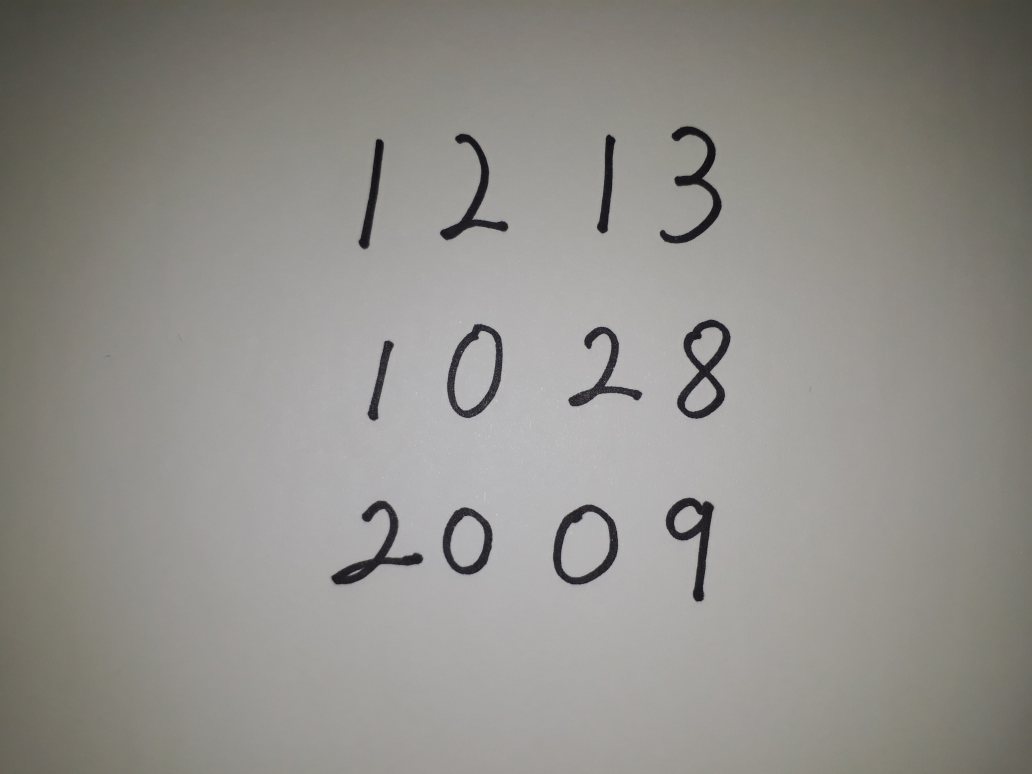
#> input picture practice/300.jpg, 4128 x 3096 px (shown at 1/4 size)
$ jupyter execute --allow-errors 'cnn-숫자연습.ipynb'   (shell and % lines are left out)
#> lines starting #> are read from the running program, lines starting #| are printed output that depends on the picture; after the words box and inside, x2 and y2 are one past the last pixel; in counts of white or black regions, pixels touching at a corner belong together
[cell 1]
import cv2
import numpy as np
import matplotlib.pyplot as plt

img=cv2.imread('./300.jpg')
#> img is the input picture: shape (3096, 4128, 3); mean B, G, R 138, 142.8, 144.7
plt.figure(figsize=(15,12))
plt.imshow(img);

[cell 2]
img_gray=cv2.cvtColor(img,cv2.COLOR_BGR2GRAY)
plt.figure(figsize=(15,12))
plt.imshow(img_gray);

[cell 3]
img_blur=cv2.GaussianBlur(img_gray,(5,5),0)
plt.figure(figsize=(15,12))
plt.imshow(img_blur);

[cell 4]
ret,img_th=cv2.threshold(img_blur,100,230,cv2.THRESH_BINARY_INV)
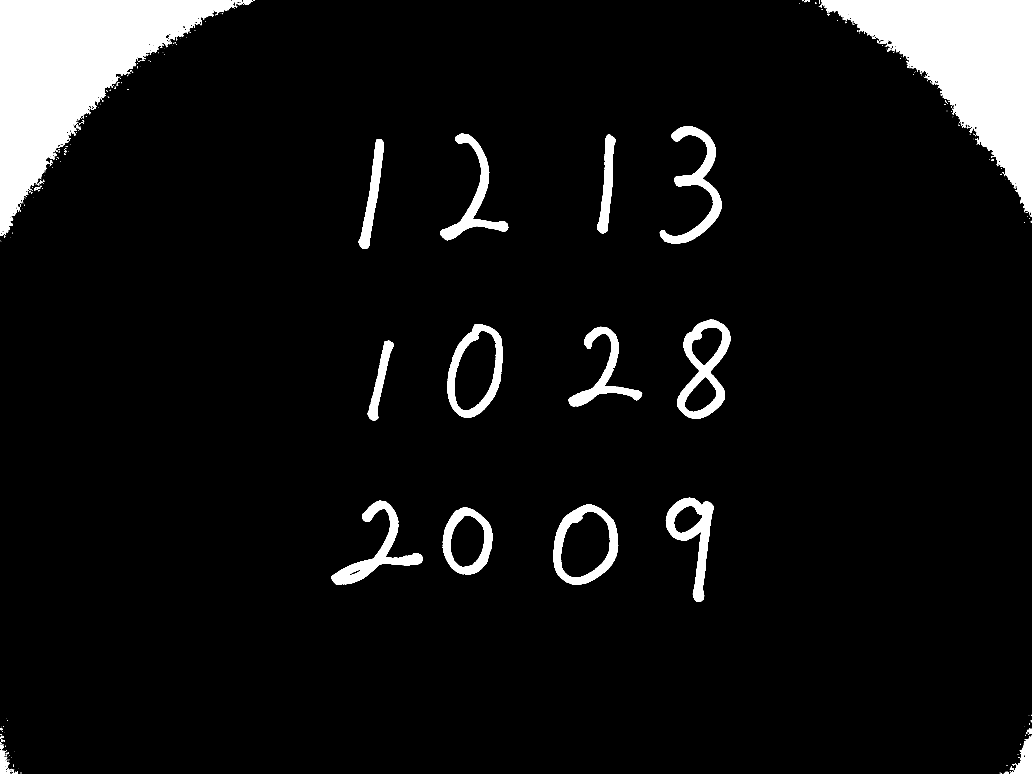
#> img_th: shape (3096, 4128) (shown at 1/4 size); values 0 (black) and 230 (white), 7.3% white; 331 white regions (252 under 20 px)
contours,hierachy=cv2.findContours(img_th.copy(),cv2.RETR_EXTERNAL,cv2.CHAIN_APPROX_SIMPLE)
#> contours = 330 contours, 285 with area under 20; largest, box (x1, y1, x2, y2) and area: (0, 0, 954, 943) 354534, (3275, 0, 4128, 857) 298881, (2212, 2019, 2473, 2338) 63632, (1788, 1296, 2010, 1672) 61350, (2709, 1278, 2922, 1675) 52127
rects=[cv2.boundingRect(each) for each in contours]
#> rects = 330 items, first 6: (44, 3095, 1, 1), (4005, 3094, 3, 2), (68, 3094, 4, 2), (48, 3092, 11, 4), (4015, 3091, 9, 5), (3999, 3091, 4, 2)
rects
#> Out has the same summary as rects

[cell 5]
tmp=[w*h for (x,y,w,h) in rects]
#> tmp = 330 values, max 899622 at index 329, min 1 at index 0, mean 7872.6
tmp.sort()
tmp
#> Out = 330 values from 1 to 899622

[cell 6]
rects=[(x,y,w,h) for (x,y,w,h) in rects if ((w*h>15000)and(w*h<500000))]
#> rects = 12 items, first 6: (1771, 2030, 199, 269), (2212, 2019, 261, 319), (1326, 2003, 366, 335), (2663, 1991, 192, 415), (1471, 1362, 104, 320), (2274, 1307, 295, 318)
rects
#> Out has the same summary as rects

[cell 7]
img_result=[]
img_for_class=img.copy()
margin_pixel=60

for rect in rects:
    #[y:y+h, x:x+w]
    img_result.append(
        img_for_class[rect[1]-margin_pixel : rect[1]+rect[3]+margin_pixel,
                      rect[0]-margin_pixel : rect[0]+rect[2]+margin_pixel])
    #Draw the rectangles
    cv2.rectangle(img,(rect[0],rect[1]),
                  (rect[0]+rect[2],rect[1]+rect[3]),(0,255,0),5)
#> this loop made 12 passes
#> rect on passes 1 to 12: (1771, 2030, 199, 269), (2212, 2019, 261, 319), (1326, 2003, 366, 335), (2663, 1991, 192, 415), (1471, 1362, 104, 320), (2274, 1307, 295, 318), (1788, 1296, 222, 376), (2709, 1278, 213, 397), (1434, 556, 102, 440), (2388, 538, 74, 396), (1760, 535, 273, 426), (2639, 504, 248, 470)
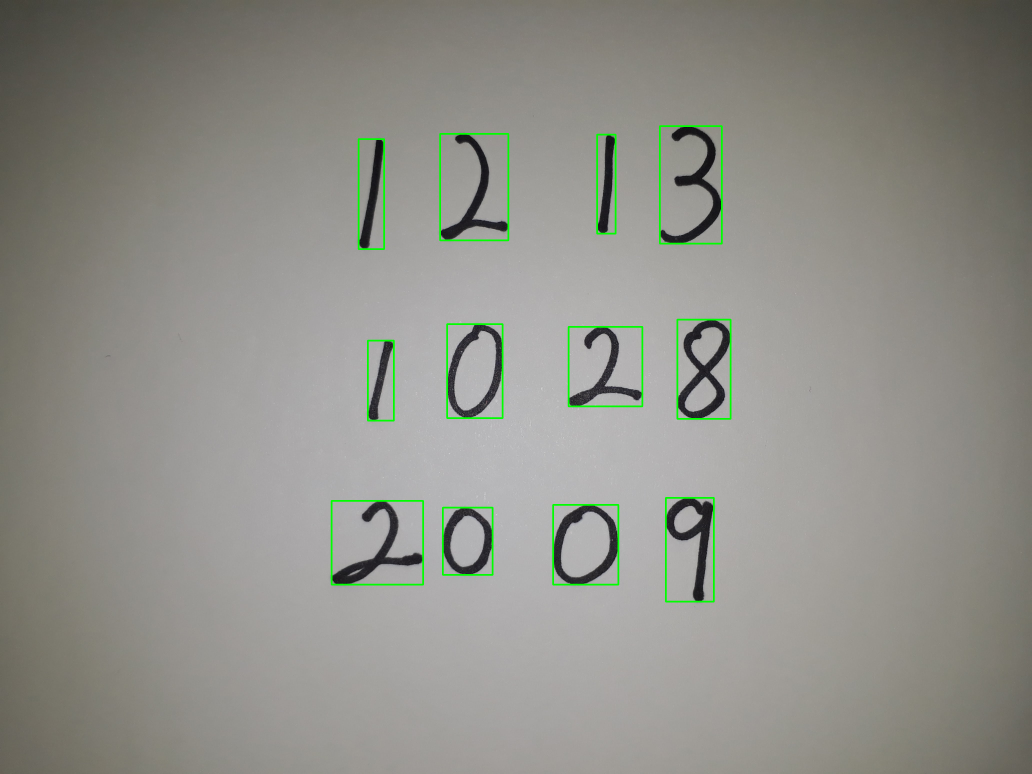
#> img: shape (3096, 4128, 3) (shown at 1/4 size); mean B, G, R 136.8, 143.5, 143.5
#> after the loop, img_result = 12 items
plt.figure(figsize=(15,12))
plt.imshow(img);

[cell 8]
plt.figure(figsize=(8,6))
plt.imshow(img_result[0]);
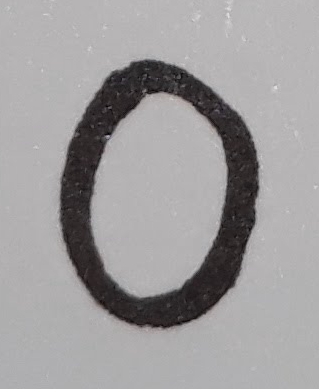
#> shown: shape (389, 319, 3); mean R, G, B 158.2, 155.9, 156.4

[cell 9]
plt.figure(figsize=(4,4))
plt.imshow(cv2.resize(img_result[0],(28,28)))
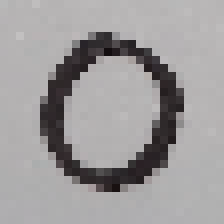
#> shown: shape (28, 28, 3) (shown 8 times larger); mean R, G, B 158.1, 155.6, 156.2

[cell 10]
count=0
nrows=3
ncols=4
plt.figure(figsize=(12,8))

for n in img_result:
    count +=1
    plt.subplot(nrows, ncols, count)
    plt.imshow(n,cmap='Greys',interpolation='nearest')
#> this loop made 12 passes
#> after the loop, count = 12
plt.tight_layout()
plt.show()
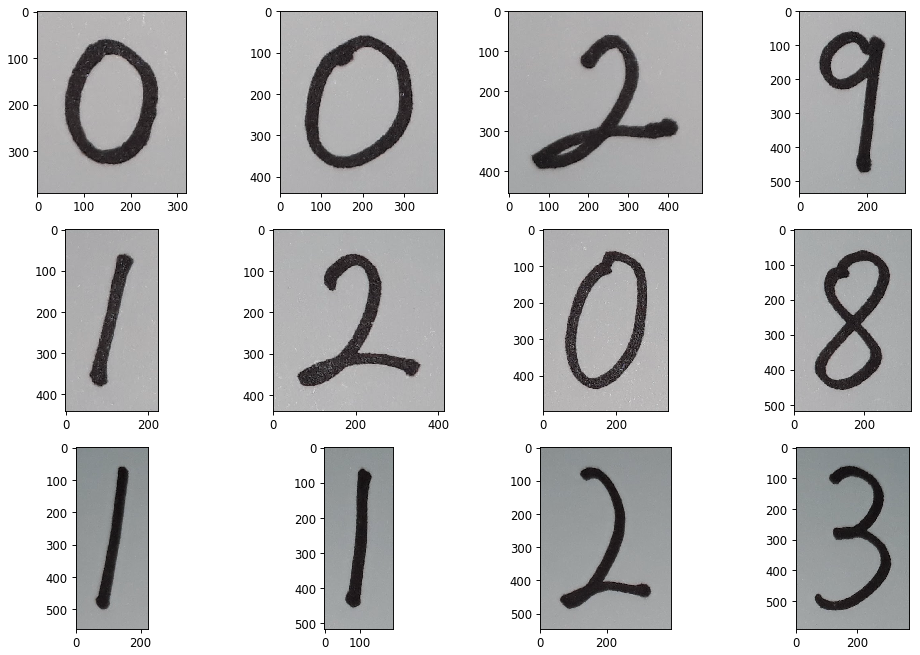
#> figure drawn by matplotlib, 12 panels

[cell 11]
count=0
nrows=3
ncols=4
plt.figure(figsize=(12,8))

for n in img_result:
    count +=1
    plt.subplot(nrows, ncols, count)
    plt.imshow(cv2.resize(n,(28,28)),cmap='Greys',interpolation='nearest')
#> after the loop, count = 12
plt.tight_layout()
plt.show()
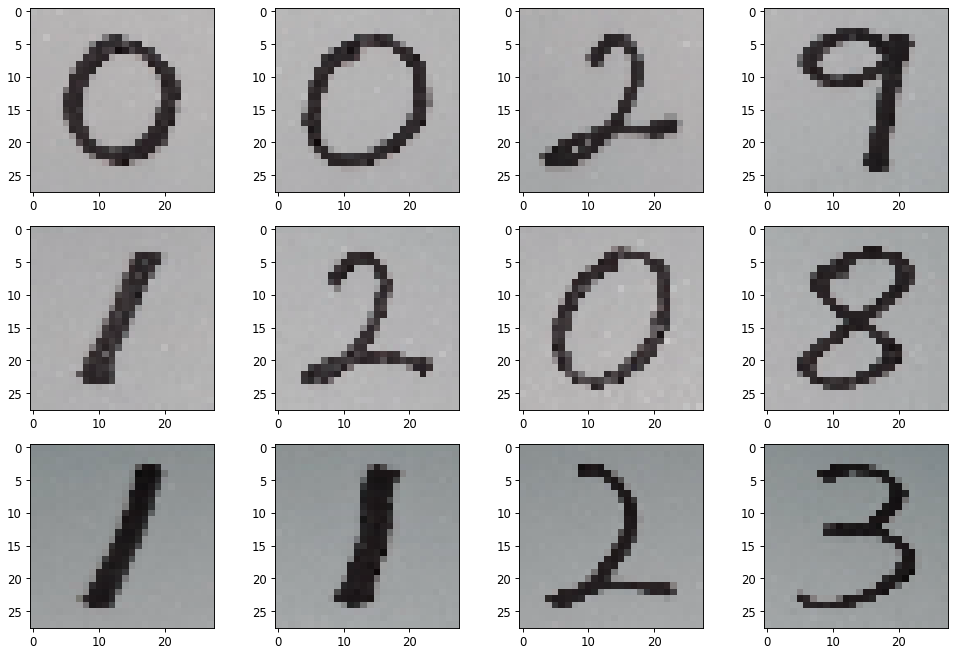
#> figure drawn by matplotlib, 12 panels

[cell 12]
import warnings
warnings.simplefilter(action='ignore',category=FutureWarning)

import sys
import tensorflow as tf
import keras

from keras.models import load_model
#> (the rest of this cell did not finish here and is left out)

[cell 13]
test_num=cv2.resize(img_result[2],(28,28))[:,:,1]
test_num=(test_num < 70)*test_num
test_num=test_num.astype('float32')/255.
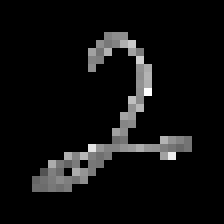
#> test_num: shape (28, 28) float32 (shown 8 times larger); min 0, max 0.267, mean 0.0165; drawn with min black and max white
plt.imshow(test_num, cmap='Greys', interpolation='nearest');

test_num = test_num.reshape((1, 28, 28, 1))

#> (the rest of this cell did not finish here and is left out)
